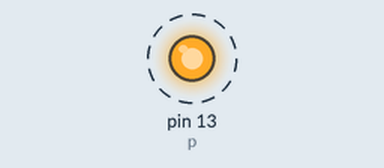
Recording of a sketch running on a simulated Arduino Uno, built with avr-gcc and run on an emulated ATmega328P. On the bench: output pins drawn as LEDs (lit = HIGH). Dashed ring = blinking.

Above: at 0.15 s.
Timing chart, 0 to 3.0 s (numbered marks = the images above):
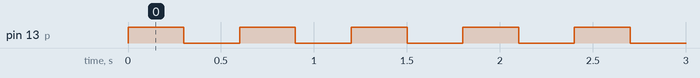

Measured:
- by itself, pin 13 (p): alternates HIGH for 0.30 s and LOW for 0.30 s

The sketch:

sketch_aug24d.ino
```cpp
//int p = 13;
#define p 13

void setup() {
  Serial.begin(9600);
  pinMode(p,OUTPUT);
}

void loop() {
  digitalWrite(p,HIGH);
  delay(300);
  digitalWrite(p,LOW);
  delay(300);
}
```
